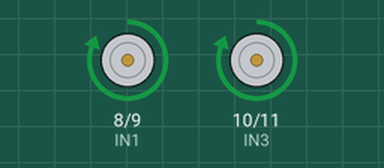
The sketch below on a simulated Arduino Uno, built with avr-gcc and run on an emulated ATmega328P. Parts: motor-driver pin pairs drawn as motors (green arrow = first pin HIGH = forward, orange = second pin HIGH = backward, longer = more drive).

Above: at 1.0 s.
At 4.0 s:
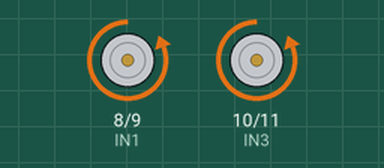
At 7.0 s:
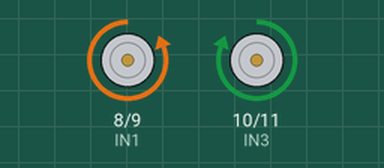
At 12.5 s:
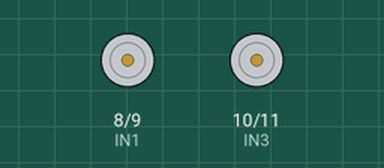
Timing chart, 0 to 18.2 s (numbered marks = the images above):
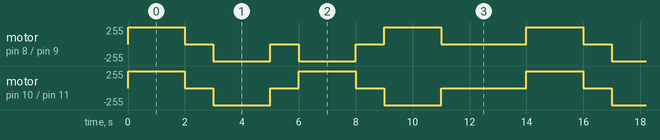

The sketch:

robot_motion_control.ino
```cpp
/*
 * ============================================================
 *  Robot Motion Control using L298N Motor Driver
 * ============================================================
 *
 *  Description:
 *    This program controls a two-wheeled robot using an
 *    L298N motor driver. The robot moves in 4 directions:
 *    Forward, Backward, Left, and Right.
 *
 *  How it works:
 *    - The L298N has 4 input pins (IN1, IN2, IN3, IN4)
 *    - IN1 & IN2 control the LEFT motor direction
 *    - IN3 & IN4 control the RIGHT motor direction
 *    - Setting one pin HIGH and the other LOW makes
 *      the motor spin in one direction
 *    - Reversing the HIGH/LOW makes it spin the other way
 *
 *  Pin Connections:
 *    Arduino Pin 8  → L298N IN1 (Left Motor)
 *    Arduino Pin 9  → L298N IN2 (Left Motor)
 *    Arduino Pin 10 → L298N IN3 (Right Motor)
 *    Arduino Pin 11 → L298N IN4 (Right Motor)
 *
 * ============================================================
 */

// ── Pin Definitions ──
// Left Motor (Motor A)
int IN1 = 8;   // Left motor direction pin 1
int IN2 = 9;   // Left motor direction pin 2

// Right Motor (Motor B)
int IN3 = 10;  // Right motor direction pin 1
int IN4 = 11;  // Right motor direction pin 2


// ── setup() runs once when Arduino powers on ──
// We set all motor pins as OUTPUT so we can send signals to them
void setup() {
  pinMode(IN1, OUTPUT);
  pinMode(IN2, OUTPUT);
  pinMode(IN3, OUTPUT);
  pinMode(IN4, OUTPUT);
}


// ── loop() runs repeatedly forever ──
// The robot performs a demo sequence: Forward → Stop → Backward →
// Stop → Left → Stop → Right → Stop, then repeats
void loop() {
  forward();          // Move forward
  delay(2000);        // ...for 2 seconds

  stopRobot();        // Stop
  delay(1000);        // ...for 1 second

  backward();         // Move backward
  delay(2000);        // ...for 2 seconds

  stopRobot();        // Stop
  delay(1000);        // ...for 1 second

  left();             // Turn left
  delay(2000);        // ...for 2 seconds

  stopRobot();        // Stop
  delay(1000);        // ...for 1 second

  right();            // Turn right
  delay(2000);        // ...for 2 seconds

  stopRobot();        // Stop
  delay(3000);        // ...for 3 seconds (longer pause before repeating)
}


// ============================================================
//  Movement Functions
// ============================================================

/*
 * forward() - Move the robot straight ahead
 *
 * How: Both motors spin in the FORWARD direction.
 *   Left Motor:  IN1 = HIGH, IN2 = LOW  → spins forward
 *   Right Motor: IN3 = HIGH, IN4 = LOW  → spins forward
 *
 * Result: Robot moves forward in a straight line.
 */
void forward() {
  digitalWrite(IN1, HIGH);
  digitalWrite(IN2, LOW);
  digitalWrite(IN3, HIGH);
  digitalWrite(IN4, LOW);
}


/*
 * backward() - Move the robot straight back
 *
 * How: Both motors spin in the BACKWARD direction.
 *   Left Motor:  IN1 = LOW, IN2 = HIGH  → spins backward
 *   Right Motor: IN3 = LOW, IN4 = HIGH  → spins backward
 *
 * Result: Robot moves backward in a straight line.
 */
void backward() {
  digitalWrite(IN1, LOW);
  digitalWrite(IN2, HIGH);
  digitalWrite(IN3, LOW);
  digitalWrite(IN4, HIGH);
}


/*
 * left() - Turn the robot to the left
 *
 * How: The two motors spin in OPPOSITE directions.
 *   Left Motor:  IN1 = LOW, IN2 = HIGH  → spins backward
 *   Right Motor: IN3 = HIGH, IN4 = LOW  → spins forward
 *
 * Result: The left wheel goes back and the right wheel goes
 *         forward, so the robot pivots (turns) to the left.
 */
void left() {
  digitalWrite(IN1, LOW);
  digitalWrite(IN2, HIGH);
  digitalWrite(IN3, HIGH);
  digitalWrite(IN4, LOW);
}


/*
 * right() - Turn the robot to the right
 *
 * How: The two motors spin in OPPOSITE directions.
 *   Left Motor:  IN1 = HIGH, IN2 = LOW  → spins forward
 *   Right Motor: IN3 = LOW, IN4 = HIGH  → spins backward
 *
 * Result: The left wheel goes forward and the right wheel goes
 *         back, so the robot pivots (turns) to the right.
 */
void right() {
  digitalWrite(IN1, HIGH);
  digitalWrite(IN2, LOW);
  digitalWrite(IN3, LOW);
  digitalWrite(IN4, HIGH);
}


/*
 * stopRobot() - Stop all motors
 *
 * How: Set ALL motor pins to LOW.
 *   Left Motor:  IN1 = LOW, IN2 = LOW  → no current → stopped
 *   Right Motor: IN3 = LOW, IN4 = LOW  → no current → stopped
 *
 * Result: Both motors stop and the robot stands still.
 */
void stopRobot() {
  digitalWrite(IN1, LOW);
  digitalWrite(IN2, LOW);
  digitalWrite(IN3, LOW);
  digitalWrite(IN4, LOW);
}
```

Measured:
- by itself, motor on pin 8 (IN1) / pin 9 (IN2): repeats every 14.0 s: 2 × (stopped 1.0 s, backward 255/255 2.0 s), stopped 1.0 s, forward 255/255 2.0 s, stopped 3.0 s, forward 255/255 2.0 s
- by itself, motor on pin 10 (IN3) / pin 11 (IN4): repeats every 14.0 s: stopped 1.0 s, backward 255/255 2.0 s, stopped 1.0 s, forward 255/255 2.0 s, stopped 1.0 s, backward 255/255 2.0 s, stopped 3.0 s, forward 255/255 2.0 s
